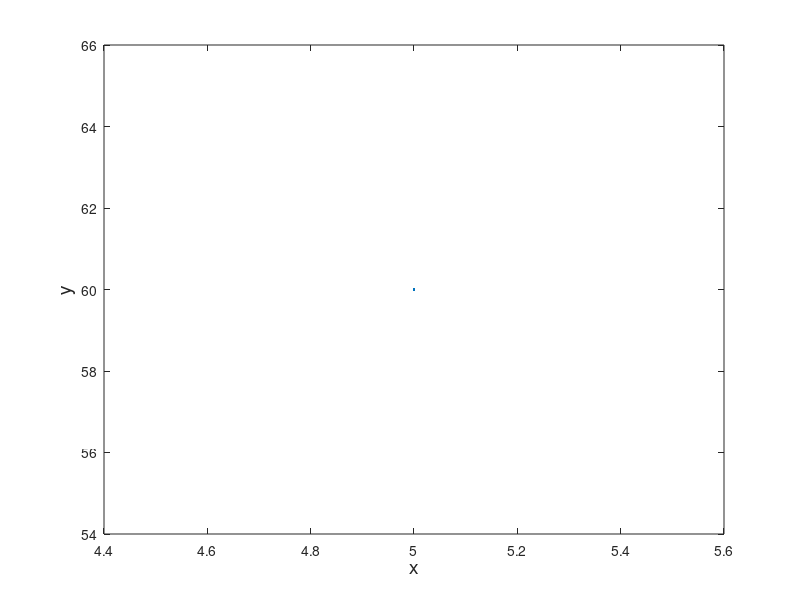

This figure's MATLAB source:
% Tad Riley
% Date: Nov 12, 2017
% Last Edit:
% Source: notes09
% Tables and 2D plotting

clear
close all

x_min = input('Enter the minimum value for x: ');
x_max = input('Enter the maximum value for x: ');
dx = input('Enter the step size for x: ');

x = x_min:dx:x_max;

for j = 1:length(x)
    if x(j) >= 9
        y(j) = 15 * sqrt(4*x(j)) + 10;
    elseif x(j) >= 0
        y(j) = 10 * x(j) + 10;
    else
        y(j) = 10;
    end
end

plot(x,y,'LineWidth',2)
xlabel('x','FontSize',14)
ylabel('y','FontSize',14)
